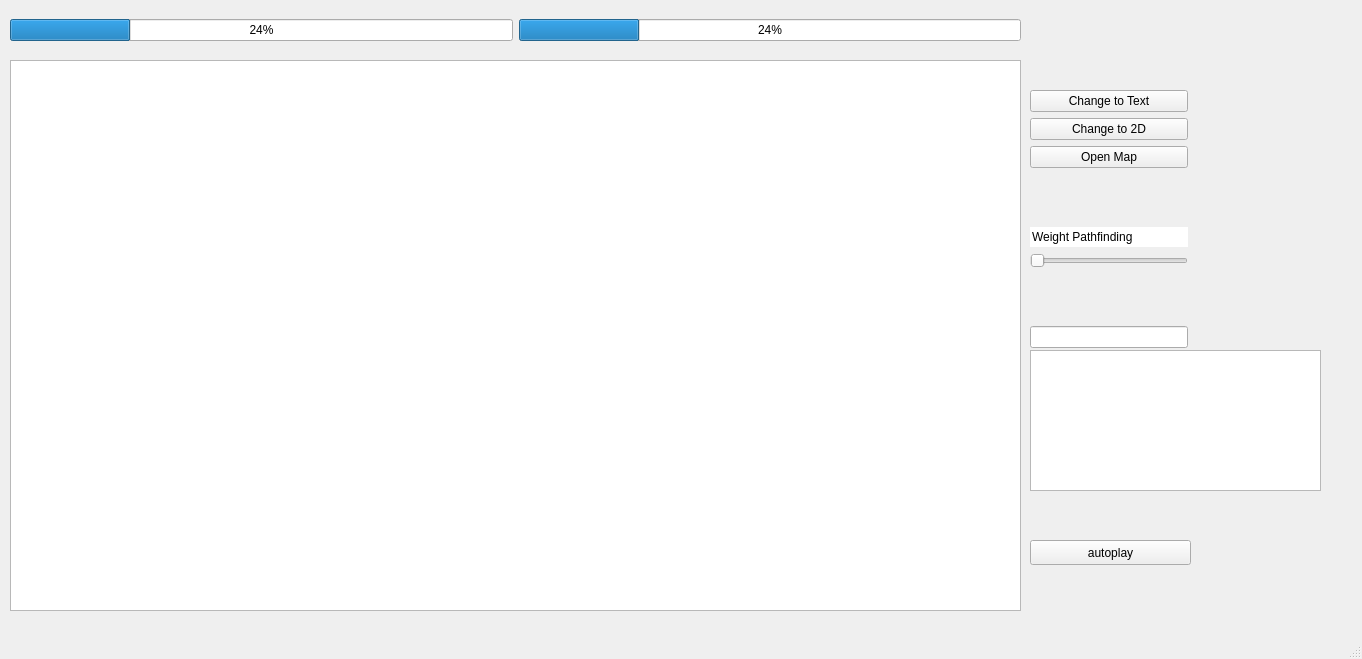
<?xml version="1.0" encoding="UTF-8"?>
<ui version="4.0">
 <class>MainWindow</class>
 <widget class="QMainWindow" name="MainWindow">
  <property name="geometry">
   <rect>
    <x>0</x>
    <y>0</y>
    <width>1362</width>
    <height>659</height>
   </rect>
  </property>
  <property name="sizePolicy">
   <sizepolicy hsizetype="Expanding" vsizetype="Expanding">
    <horstretch>10</horstretch>
    <verstretch>10</verstretch>
   </sizepolicy>
  </property>
  <property name="windowTitle">
   <string>MainWindow</string>
  </property>
  <widget class="QWidget" name="centralwidget">
   <widget class="QWidget" name="layoutWidget">
    <property name="geometry">
     <rect>
      <x>1030</x>
      <y>90</y>
      <width>158</width>
      <height>258</height>
     </rect>
    </property>
    <layout class="QVBoxLayout" name="verticalLayout">
     <item>
      <widget class="QPushButton" name="pushButton_2">
       <property name="text">
        <string>Change to Text</string>
       </property>
      </widget>
     </item>
     <item>
      <widget class="QPushButton" name="pushButton">
       <property name="text">
        <string>Change to 2D</string>
       </property>
      </widget>
     </item>
     <item>
      <widget class="QPushButton" name="mapButton">
       <property name="text">
        <string>Open Map</string>
       </property>
      </widget>
     </item>
     <item>
      <spacer name="verticalSpacer_3">
       <property name="orientation">
        <enum>Qt::Vertical</enum>
       </property>
       <property name="sizeHint" stdset="0">
        <size>
         <width>20</width>
         <height>40</height>
        </size>
       </property>
      </spacer>
     </item>
     <item>
      <widget class="QLineEdit" name="lineEdit_2">
       <property name="text">
        <string>Weight Pathfinding</string>
       </property>
       <property name="frame">
        <bool>false</bool>
       </property>
      </widget>
     </item>
     <item>
      <widget class="QSlider" name="horizontalSlider">
       <property name="orientation">
        <enum>Qt::Horizontal</enum>
       </property>
      </widget>
     </item>
     <item>
      <spacer name="verticalSpacer_10">
       <property name="orientation">
        <enum>Qt::Vertical</enum>
       </property>
       <property name="sizeHint" stdset="0">
        <size>
         <width>20</width>
         <height>40</height>
        </size>
       </property>
      </spacer>
     </item>
     <item>
      <widget class="QLineEdit" name="lineEdit">
       <property name="text">
        <string/>
       </property>
      </widget>
     </item>
    </layout>
   </widget>
   <widget class="QWidget" name="verticalLayoutWidget">
    <property name="geometry">
     <rect>
      <x>10</x>
      <y>60</y>
      <width>1013</width>
      <height>551</height>
     </rect>
    </property>
    <layout class="QVBoxLayout" name="verticalLayout_2">
     <item>
      <widget class="MapView" name="graphicsView">
       <property name="sizePolicy">
        <sizepolicy hsizetype="Ignored" vsizetype="Ignored">
         <horstretch>0</horstretch>
         <verstretch>0</verstretch>
        </sizepolicy>
       </property>
       <property name="minimumSize">
        <size>
         <width>1011</width>
         <height>0</height>
        </size>
       </property>
       <property name="maximumSize">
        <size>
         <width>1011</width>
         <height>611</height>
        </size>
       </property>
       <property name="focusPolicy">
        <enum>Qt::StrongFocus</enum>
       </property>
       <property name="verticalScrollBarPolicy">
        <enum>Qt::ScrollBarAlwaysOff</enum>
       </property>
       <property name="horizontalScrollBarPolicy">
        <enum>Qt::ScrollBarAlwaysOff</enum>
       </property>
       <property name="sizeAdjustPolicy">
        <enum>QAbstractScrollArea::AdjustToContents</enum>
       </property>
       <property name="dragMode">
        <enum>QGraphicsView::ScrollHandDrag</enum>
       </property>
      </widget>
     </item>
    </layout>
   </widget>
   <widget class="QWidget" name="horizontalLayoutWidget">
    <property name="geometry">
     <rect>
      <x>10</x>
      <y>0</y>
      <width>1011</width>
      <height>61</height>
     </rect>
    </property>
    <layout class="QHBoxLayout" name="horizontalLayout">
     <item>
      <widget class="QProgressBar" name="progressBar_2">
       <property name="value">
        <number>24</number>
       </property>
      </widget>
     </item>
     <item>
      <widget class="QProgressBar" name="progressBar">
       <property name="value">
        <number>24</number>
       </property>
      </widget>
     </item>
    </layout>
   </widget>
   <widget class="QPushButton" name="autoplay">
    <property name="geometry">
     <rect>
      <x>1030</x>
      <y>540</y>
      <width>161</width>
      <height>25</height>
     </rect>
    </property>
    <property name="text">
     <string>autoplay</string>
    </property>
   </widget>
   <widget class="QWidget" name="horizontalLayoutWidget_2">
    <property name="geometry">
     <rect>
      <x>1030</x>
      <y>350</y>
      <width>291</width>
      <height>141</height>
     </rect>
    </property>
    <layout class="QHBoxLayout" name="horizontalLayout_2">
     <item>
      <widget class="QTextEdit" name="textEdit"/>
     </item>
    </layout>
   </widget>
  </widget>
  <widget class="QMenuBar" name="menubar">
   <property name="geometry">
    <rect>
     <x>0</x>
     <y>0</y>
     <width>1362</width>
     <height>22</height>
    </rect>
   </property>
  </widget>
  <widget class="QStatusBar" name="statusbar"/>
  <action name="actionzoomOut">
   <property name="text">
    <string>zoomOut</string>
   </property>
  </action>
  <action name="actionZoomIn">
   <property name="checkable">
    <bool>false</bool>
   </property>
   <property name="text">
    <string>ZoomIn</string>
   </property>
  </action>
 </widget>
 <customwidgets>
  <customwidget>
   <class>MapView</class>
   <extends>QGraphicsView</extends>
   <header>mapview.h</header>
   <slots>
    <signal>move(right)</signal>
   </slots>
  </customwidget>
 </customwidgets>
 <resources/>
 <connections>
  <connection>
   <sender>pushButton</sender>
   <signal>clicked()</signal>
   <receiver>MainWindow</receiver>
   <slot>set2D()</slot>
   <hints>
    <hint type="sourcelabel">
     <x>1132</x>
     <y>147</y>
    </hint>
    <hint type="destinationlabel">
     <x>667</x>
     <y>163</y>
    </hint>
   </hints>
  </connection>
  <connection>
   <sender>pushButton_2</sender>
   <signal>clicked()</signal>
   <receiver>MainWindow</receiver>
   <slot>setText()</slot>
   <hints>
    <hint type="sourcelabel">
     <x>1128</x>
     <y>137</y>
    </hint>
    <hint type="destinationlabel">
     <x>595</x>
     <y>329</y>
    </hint>
   </hints>
  </connection>
 </connections>
 <slots>
  <slot>zoomOut()</slot>
  <slot>zoomIn()</slot>
  <slot>set2D()</slot>
  <slot>setText()</slot>
  <slot>move(std:string)</slot>
 </slots>
</ui>
